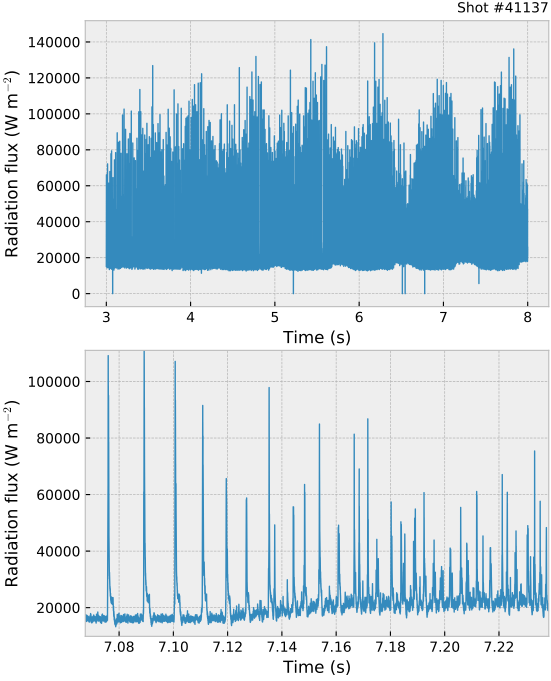

Recreate this plot in Python.
import sys
import aug_sfutils as sf
import matplotlib.pyplot as plt

import sig_proc as sgpr


WID = 5.512
HIG = 2 * WID / 1.618
X_LABEL = r'Time (s)'

SHOT = 41137


xvs = sf.SFREAD(SHOT, 'XVS')


if xvs.status:
    ddc = xvs.getobject('S2L0A15', cal=True)
    time_ddc = xvs.gettimebase('S2L0A15')
else:
    sys.exit('Error while laoding XVS')


start = max(time_ddc[0], 3)
end = min(time_ddc[-1], 8)

start_index_ddc = sgpr.find_nearest_index(time_ddc, start)
end_index_ddc = sgpr.find_nearest_index(time_ddc, end)

ddc = ddc[start_index_ddc:end_index_ddc+1]
time_ddc = time_ddc[start_index_ddc:end_index_ddc+1]

start_index_ddc_zoom = sgpr.find_nearest_index(time_ddc, 7.05)
end_index_ddc_zoom = sgpr.find_nearest_index(time_ddc, 7.25)

ddc_zoom = ddc[start_index_ddc_zoom:end_index_ddc_zoom+1]
time_ddc_zoom = time_ddc[start_index_ddc_zoom:end_index_ddc_zoom+1]


plt.style.use('bmh')
plt.figure(figsize=(WID, HIG))
plt.rc('font', size=10)
plt.rc('axes', titlesize=10)
plt.rc('axes', labelsize=12)
plt.rc('xtick', labelsize=10)
plt.rc('ytick', labelsize=10)
plt.rc('legend', fontsize=10)
colors = plt.rcParams['axes.prop_cycle'].by_key()['color']


ax1 = plt.subplot2grid((2, 1), (0, 0), rowspan=1, colspan=1)
ax2 = plt.subplot2grid((2, 1), (1, 0), rowspan=1, colspan=1)


ax1.set_title(f'Shot #{SHOT}', loc='right')
ax1.plot(time_ddc, ddc, linewidth=1)
ax1.set_xlabel(X_LABEL)
ax1.set_ylabel(r'Radiation flux (W m$^{-2}$)')

ax2.plot(time_ddc_zoom, ddc_zoom, linewidth=1)
ax2.set_xlabel(X_LABEL)
ax2.set_ylabel(r'Radiation flux (W m$^{-2}$)')

plt.tight_layout(pad=0.1)
plt.show()
